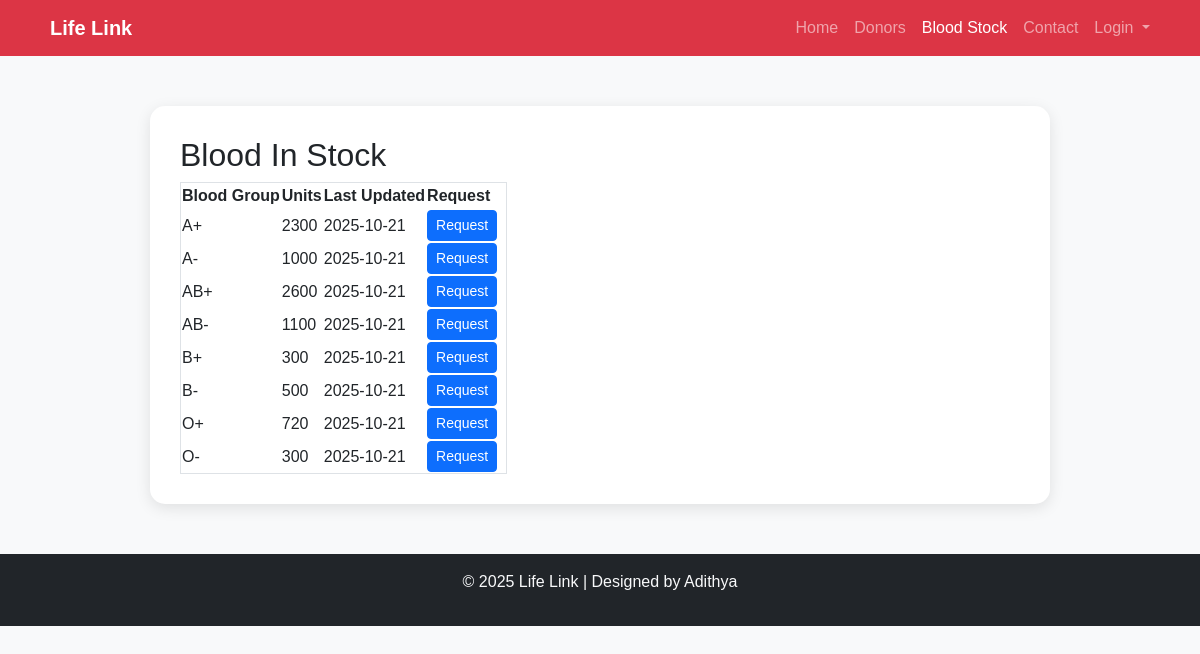
The page /stock_details/ on the database its author committed.
### blood_bank_app/models.py (models this page shows, shortened)
class BloodStock(models.Model):
    BLOOD_GROUPS = BLOOD_GROUP_CHOICES
    blood_group = models.CharField(max_length=3, choices=BLOOD_GROUPS, unique=True)
    units = models.PositiveIntegerField(default=0)
    collection_date = models.DateField(auto_now_add=True)
    expiry_date = models.DateField(blank=True, null=True)
    last_updated = models.DateTimeField(auto_now=True)

### blood_bank_app/views.py (the view)
# urls.py: path('stock_details/', views.stock_details, name='stock_details'),
def stock_details(request):
    stocks = BloodStock.objects.all().order_by('blood_group')
    return render(request, 'patient/stock_details.html', {'stocks': stocks})

### blood_bank_app/templates/patient/stock_details.html (shortened to what this page needs)
<!DOCTYPE html>
<html lang="en">
<head>
  <link href="https://cdn.jsdelivr.net/npm/bootstrap@5.3.3/dist/css/bootstrap.min.css" rel="stylesheet">
</head>
<body>
  <nav class="navbar navbar-expand-lg navbar-dark bg-danger">
    <div class="container">
      <a class="navbar-brand fw-bold" href="#">Life Link</a>
      <div class="collapse navbar-collapse" id="navbarNav">
        <ul class="navbar-nav ms-auto">
          <li class="nav-item"><a class="nav-link" href="{% url 'home' %}">Home</a></li>
          <li class="nav-item"><a class="nav-link" href="#">Donors</a></li>
          <li class="nav-item"><a class="nav-link active" href="{% url 'blood_stock_list' %}">Blood Stock</a></li>
          <li class="nav-item"><a class="nav-link" href="{% url 'contact' %}">Contact</a></li>
          <li class="nav-item dropdown">
            <a class="nav-link dropdown-toggle" href="#" id="loginDropdown" role="button" data-bs-toggle="dropdown">
              Login
            </a>
          </li>
        </ul>
      </div>
    </div>
  </nav>
  <section class="contact-section">
    <div class="contact-card">
      <h2>Blood In Stock</h2>
    <table class="border">
        <thead>
            <tr>
                <th>Blood Group</th>
                <th>Units</th>
                <th>Last Updated</th>
                <th>Request</th>
            </tr>
        </thead>
        <tbody>
            {% for stock in stocks %}
            <tr>
                <td>{{ stock.blood_group }}</td>
                <td>{{ stock.units }}</td>
                <td>{{ stock.last_updated|date:"Y-m-d" }}</td>
                <td>
                  <a href="{% url 'update_blood_stock' stock.id %}" class="btn btn-primary btn-sm me-2">
                     Request
                  </a>
                </td>
            </tr>
            {% empty %}
            <tr><td colspan="4">No stock records found.</td></tr>
            {% endfor %}
        </tbody>
    </table>
    </div>
  </section>
  <footer class="text-center py-3 bg-dark text-light">
    <p>© 2025 Life Link  | Designed by Adithya</p>
  </footer>
</body>
</html>

### blood_bank_app/templates/patient/stock_details.html (style rules this page uses)
body { font-family: 'Poppins', sans-serif; background-color: #f8f9fa; }
.contact-section { margin: 50px auto; max-width: 900px; }
.contact-card { background: white; border-radius: 15px; box-shadow: 0 4px 15px rgba(0, 0, 0, 0.1); padding: 30px; }

### rows shown on the page
BloodStock: blood_group "A+", units "2300", last_updated "2025-10-21"
BloodStock: blood_group "A-", units "1000", last_updated "2025-10-21"
BloodStock: blood_group "AB+", units "2600", last_updated "2025-10-21"
BloodStock: blood_group "AB-", units "1100", last_updated "2025-10-21"
BloodStock: blood_group "B+", units "300", last_updated "2025-10-21"
BloodStock: blood_group "B-", units "500", last_updated "2025-10-21"
BloodStock: blood_group "O+", units "720", last_updated "2025-10-21"
BloodStock: blood_group "O-", units "300", last_updated "2025-10-21"
